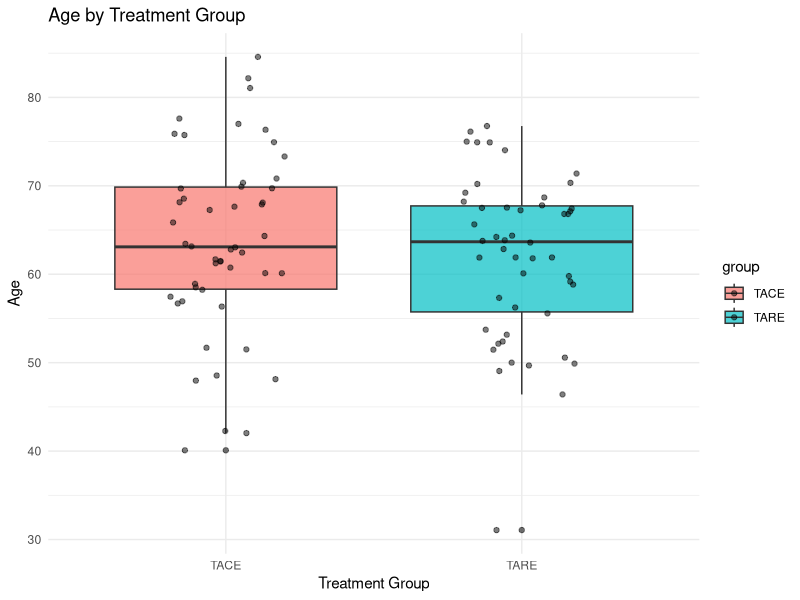
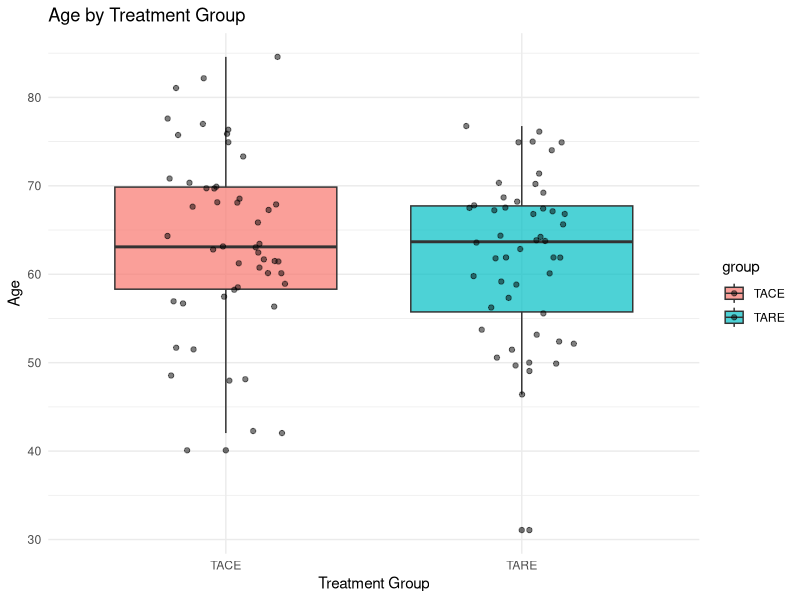

Source code (R) for these figures, in order:
# Independent two-sample t-test (Radiology example)
# Compare mean age between two IR treatment groups (TACE vs TARE)
# Replace simulated data with your study dataset as needed.

set.seed(42)

# Simulate data
group <- factor(rep(c("TACE","TARE"), each=50))
age   <- c(rnorm(50, mean=64, sd=9), rnorm(50, mean=61, sd=10))

df <- data.frame(group, age)

# Assumptions (normality per group, equal variances)
shapiro_p <- by(df$age, df$group, shapiro.test)
cat("Shapiro-Wilk p-values by group:\n")
print(sapply(shapiro_p, function(x) x$p.value))

var_p <- var.test(age ~ group, data=df)$p.value
cat("F-test for equal variances p=", signif(var_p,3),"\n")

# Welch t-test by default (robust to unequal variances)
res <- t.test(age ~ group, data=df)
print(res)

# Effect size (Cohen's d)
cohen_d <- (mean(df$age[df$group=="TACE"]) - mean(df$age[df$group=="TARE"])) / sd(df$age)
cat("Cohen's d:", round(cohen_d,3),"\n")
# Interpretation of Cohen's d
if (abs(cohen_d) < 0.2) {
  cat("Effect size: negligible\n")
} else if (abs(cohen_d) < 0.5) {
  cat("Effect size: small\n")
} else if (abs(cohen_d) < 0.8) {
  cat("Effect size: medium\n")
} else {
  cat("Effect size: large\n")
}
# Visualization
library(ggplot2)
ggplot(df, aes(x=group, y=age, fill=group)) +
  geom_boxplot(alpha=0.7) +
  geom_jitter(width=0.2, alpha=0.5) +
  labs(title="Age by Treatment Group", x="Treatment Group", y="Age") +
  theme_minimal()
# Save plot
ggsave("../figures/01_t_test_independent_age_by_treatment.png", width=
6, height=4)

# End of script
